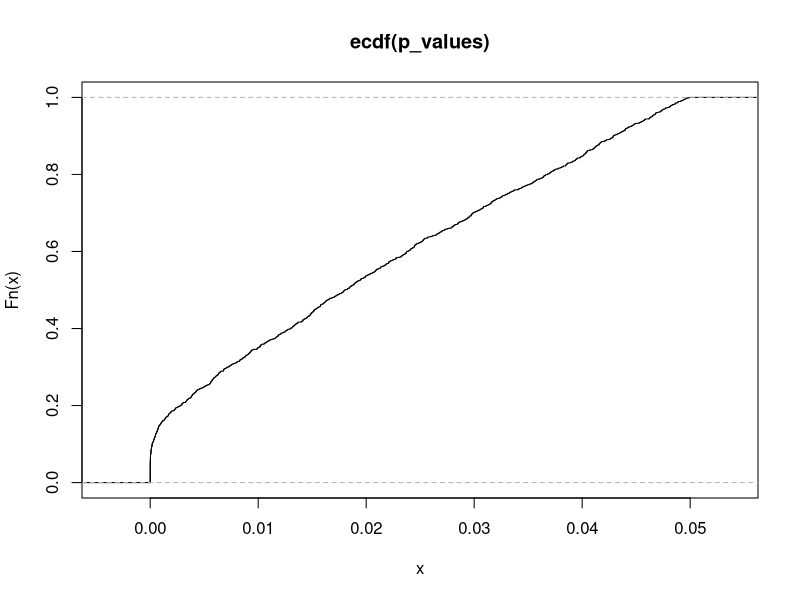

Write R code to recreate this figure.
#This simulates one two-sided p-value form truncated normals.

r_p_mix_sig_1 <- function(pi, mu_c, sigma_c, alpha = 0.05) {
  r_trunc_two_tails_1 <- function(mu, sigma = 1, alpha) {
    c <- qnorm(1 - alpha / 2)
    
    p_left  <- pnorm(-c, mean = mu, sd = sigma)
    p_right <- 1 - pnorm(c, mean = mu, sd = sigma)
    p_total <- p_left + p_right
    
    if (p_total <= 0) {
      stop("The truncation region has probability 0.")
    }
    
    if (runif(1) < p_left / p_total) {
      u <- runif(1, min = 0, max = p_left)
      z <- qnorm(u, mean = mu, sd = sigma)
    } else {
      u <- runif(1, min = pnorm(c, mean = mu, sd = sigma), max = 1)
      z <- qnorm(u, mean = mu, sd = sigma)
    }
    
    z
  }
  
  mu_i <- rnorm(1, mean = mu_c, sd = sigma_c)
  
  if (runif(1) < pi) {
    z <- r_trunc_two_tails_1(mu = mu_i, sigma = 1, alpha = alpha)
  } else {
    z <- r_trunc_two_tails_1(mu = 0, sigma = 1, alpha = alpha)
  }
  
  p <- 2 * (1 - pnorm(abs(z)))
  p
}

set.seed(88)
p_values <- replicate(1500, r_p_mix_sig_1(pi = 0.4, mu_c = 2, sigma_c = 2, alpha = 0.05))
p_values


plot(ecdf(p_values))
